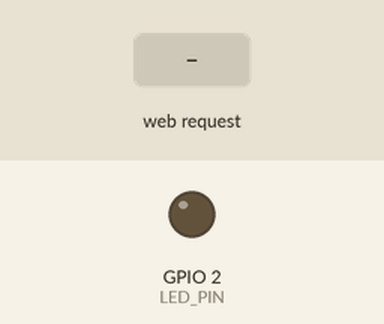
Simulated run of this sketch. Board: ESP32. Parts: output pins drawn as LEDs (lit = HIGH). The inputs (shaded band) are chosen by the test bench. WiFi joins after 1.5 s; servers stay silent unless stated; what the sketch prints to the serial monitor is not drawn.

Above: at 2.7 s.
2.8 s: HTTP request GET /set?pwm=1 received
At 3.4 s:
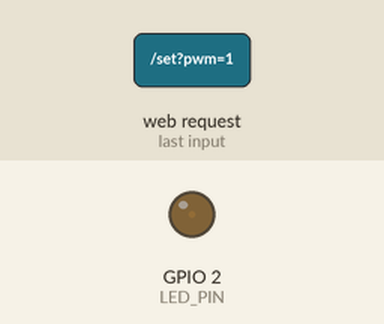
4.3 s: HTTP request GET /set?pwm=120 received
At 4.6 s:
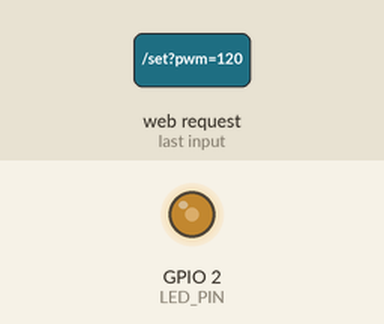
Timing chart, 0 to 7.3 s (numbered marks = the images above; inputs shaded):
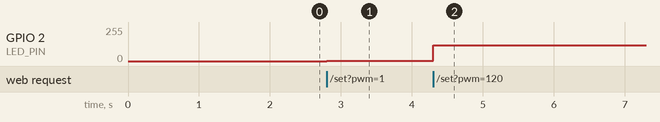

The sketch:

ex07.ino
```cpp
#include <WiFi.h>
#include <WebServer.h>

const char* ssid = "iPhone";
const char* password = "12345678";
const int LED_PIN = 2;
const int freq = 5000;
const int resolution = 8;

WebServer server(80);

// ========== 网页生成函数（放在setup上方）==========
String makePage() {
  String html = R"rawliteral(
<!DOCTYPE html>
<html lang="zh-CN">
<head>
  <meta charset="UTF-8">
  <meta name="viewport" content="width=device-width, initial-scale=1.0">
  <title>PWM滑动条调光</title>
  <style>
    body {font-family:Arial; text-align:center; margin-top:60px;}
    .slider-box {margin:30px auto; width:80%; max-width:500px;}
    input[type="range"] {width:100%; height:10px;}
    #valueText {font-size:24px; color:#222; margin:15px 0;}
  </style>
</head>
<body>
  <h1>LED PWM亮度调节</h1>
  <div class="slider-box">
    <p>亮度滑动条 (0~255)</p>
    <input type="range" id="brightSlider" min="0" max="255" value="0">
    <div id="valueText">当前亮度：0</div>
  </div>

<script>
  const slider = document.getElementById("brightSlider");
  const valueText = document.getElementById("valueText");
  const baseUrl = window.location.origin;

  slider.addEventListener("input", function(){
    let val = this.value;
    valueText.innerText = "当前亮度：" + val;
    fetch(`${baseUrl}/set?pwm=${val}`)
      .catch(err => console.log("请求失败：", err));
  });
</script>
</body>
</html>
)rawliteral";
  return html;
}

// ========== 路由处理函数（放在setup上方）==========
void handleRoot() {
  server.send(200, "text/html; charset=UTF-8", makePage());
}

void handleSetPWM() {
  int pwmVal = 0;
  if(server.hasArg("pwm")){
    pwmVal = server.arg("pwm").toInt();
    pwmVal = constrain(pwmVal, 0, 255);
  }
  ledcWrite(LED_PIN, pwmVal);
  Serial.print("收到亮度值：");
  Serial.println(pwmVal);
  server.send(200, "text/plain", "OK");
}

// ========== 初始化函数（现在在所有函数下方）==========
void setup() {
  Serial.begin(115200);
  ledcAttach(LED_PIN, freq, resolution);
  ledcWrite(LED_PIN, 0);

  WiFi.begin(ssid, password);
  Serial.print("连接WiFi");
  while (WiFi.status() != WL_CONNECTED) {
    delay(500);
    Serial.print(".");
  }
  Serial.println("\nWiFi连接成功");
  Serial.print("网页地址：http://");
  Serial.println(WiFi.localIP());

  // 此时handleRoot已经提前定义，不会报未声明错误
  server.on("/", handleRoot);
  server.on("/set", handleSetPWM);
  server.begin();
}

void loop() {
  server.handleClient();
}
```

Measured:
- after the input at 2.8 s, GPIO 2 (LED_PIN): 0/255 → 1/255 at once
- after the input at 4.3 s, GPIO 2 (LED_PIN): 1/255 → 120/255 at once
